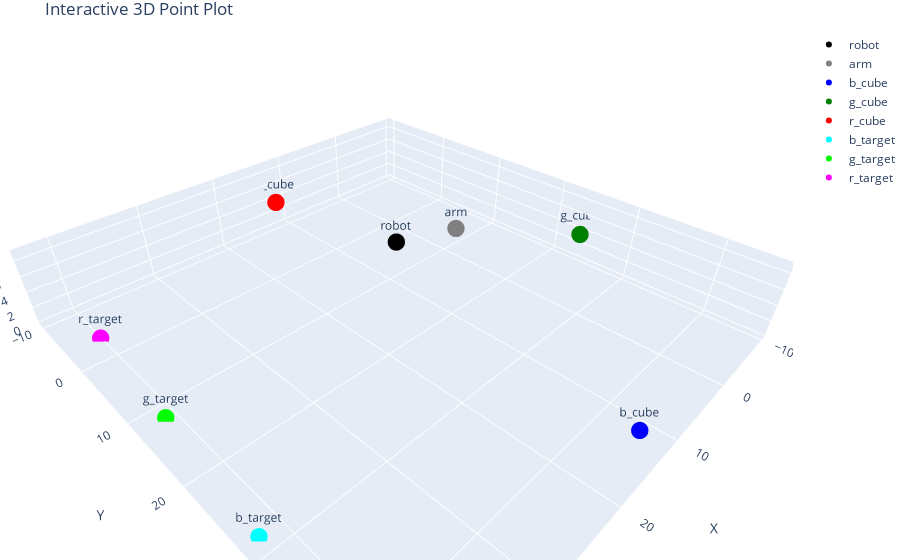

The code cell stored with this chart in its notebook:
### Code cell
visualization.show_sys3d (robot3d,robot_arm,b_cube3d,r_cube3d,g_cube3d, r_tar3d, g_tar3d,b_tar3d)

### Figure 1 — Plotly figure (JSON) as saved in the notebook; plotly's stock layout.template omitted (floating-point values rounded to 4 significant figures)
{"data": [{"marker": {"color": "black", "size": 6}, "mode": "markers+text", "name": "robot", "text": ["robot"], "textposition": "top center", "type": "scatter3d", "x": [14.28], "y": [15.37], "z": [9.0]}, {"marker": {"color": "gray", "size": 6}, "mode": "markers+text", "name": "arm", "text": ["arm"], "textposition": "top center", "type": "scatter3d", "x": [6.928], "y": [17.35], "z": [8.5]}, {"marker": {"color": "blue", "size": 6}, "mode": "markers+text", "name": "b_cube", "text": ["b_cube"], "textposition": "top center", "type": "scatter3d", "x": [15.6], "y": [44.95], "z": [4.0]}, {"marker": {"color": "green", "size": 6}, "mode": "markers+text", "name": "g_cube", "text": ["g_cube"], "textposition": "top center", "type": "scatter3d", "x": [-8.991], "y": [24.05], "z": [4.0]}, {"marker": {"color": "red", "size": 6}, "mode": "markers+text", "name": "r_cube", "text": ["r_cube"], "textposition": "top center", "type": "scatter3d", "x": [12.34], "y": [-9.418], "z": [4.0]}, {"marker": {"color": "cyan", "size": 6}, "mode": "markers+text", "name": "b_target", "text": ["b_target"], "textposition": "top center", "type": "scatter3d", "x": [42.19], "y": [28.45], "z": [-2.022e-14]}, {"marker": {"color": "lime", "size": 6}, "mode": "markers+text", "name": "g_target", "text": ["g_target"], "textposition": "top center", "type": "scatter3d", "x": [41.05], "y": [12.03], "z": [-6.956e-15]}, {"marker": {"color": "magenta", "size": 6}, "mode": "markers+text", "name": "r_target", "text": ["r_target"], "textposition": "top center", "type": "scatter3d", "x": [40.18], "y": [-3.546], "z": [2.6e-15]}], "layout": {"margin": {"b": 0, "l": 0, "r": 0, "t": 30}, "scene": {"aspectmode": "data", "xaxis": {"title": {"text": "X"}}, "yaxis": {"title": {"text": "Y"}}, "zaxis": {"title": {"text": "Z"}}}, "title": {"text": "Interactive 3D Point Plot"}}}
